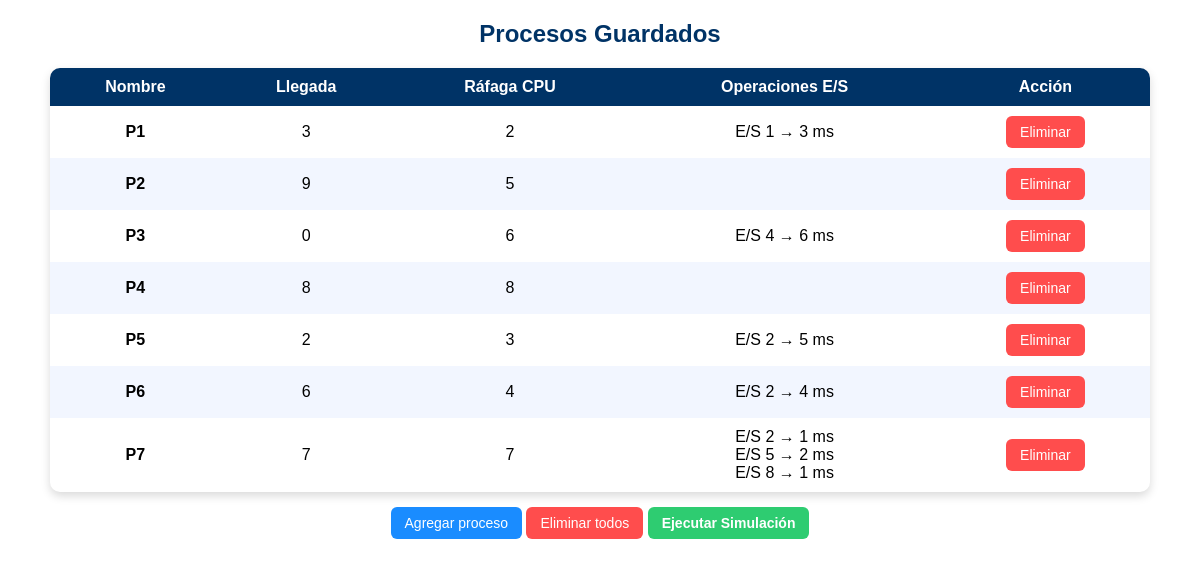
The page /lista/ on the database as committed earlier.
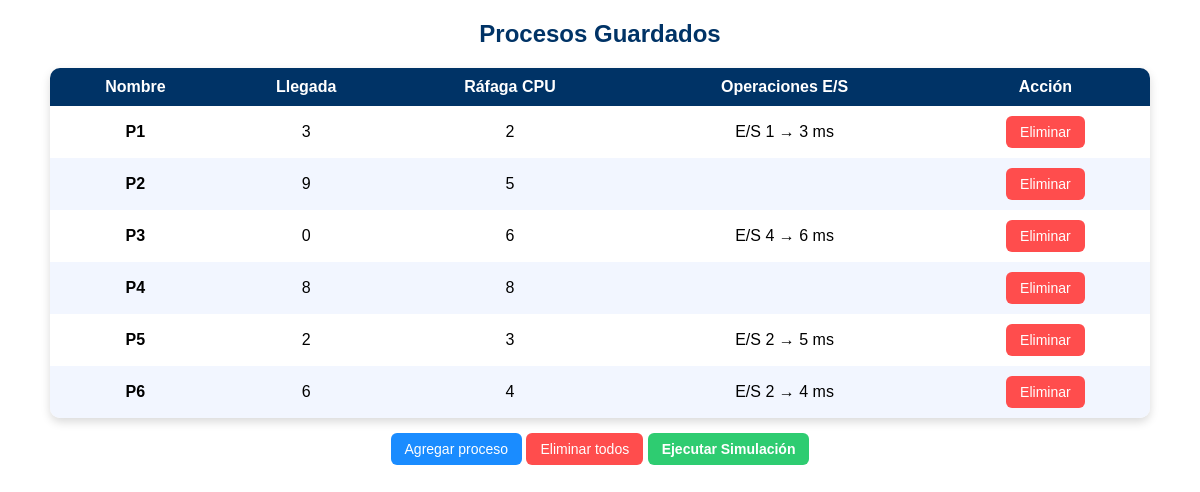
The same page on the database as committed later.
### simulador/models.py (models this page shows)
class Proceso(models.Model):
    nombre = models.CharField(max_length=10)
    tiempo_llegada = models.IntegerField()
    rafaga_cpu = models.IntegerField()
    es = models.JSONField(default=list, blank=True)

### simulador/views.py (the view)
# urls.py: path('lista/', views.lista_procesos, name='lista_procesos'),
def lista_procesos(request):
    procesos = Proceso.objects.all()
    return render(request, 'lista.html', {'procesos': procesos})

### templates/lista.html (shortened to what this page needs)
{% load static %}
<!DOCTYPE html>
<html>
<head>
    <link rel="stylesheet" href="{% static 'css/lista.css' %}">
</head>
<body>
<div class="container fade-in">
<h2>Procesos Guardados</h2>
<table>
<thead>
<tr>
    <th>Nombre</th>
    <th>Llegada</th>
    <th>Ráfaga CPU</th>
    <th>Operaciones E/S</th>
    <th>Acción</th>
</tr>
</thead>
<tbody>
{% for p in procesos %}
<tr>
    <td><b>{{ p.nombre }}</b></td>
    <td>{{ p.tiempo_llegada }}</td>
    <td>{{ p.rafaga_cpu }}</td>
    <td>
        {% if p.es and p.es|length > 0 %}
            {% for op in p.es %}
                {% if op|length == 2 %}
                    E/S {{ op.0 }} → {{ op.1 }} ms<br>
                {% endif %}
            {% endfor %}
        {% else %}
            <i></i>
        {% endif %}
    </td>
    <td>
        <a href="{% url 'eliminar_proceso' p.id %}"
           onclick="return confirmar('{{ p.nombre }}');">
           <button class="btn btn-delete">Eliminar</button>
        </a>
    </td>
</tr>
{% empty %}
<tr>
    <td colspan="5">No hay procesos registrados</td>
</tr>
{% endfor %}
</tbody>
</table>
<div class="actions">
<form action="{% url 'ingresar' %}" method="get" style="display:inline;">
    <button class="btn btn-add" type="submit">Agregar proceso</button>
</form>
<form method="post" action="{% url 'eliminar_todos_procesos' %}"
      style="display:inline;"
      onsubmit="return confirmarTodos();">
    <button class="btn btn-delete" type="submit">Eliminar todos</button>
</form>
<a href="{% url 'simular' %}">
    <button class="btn btn-run">Ejecutar Simulación</button>
</a>
</div>
</div>
</body>
</html>

### simulador/static/css/lista.css (style rules this page uses)
.container { max-width: 1100px; margin: auto; font-family: Arial, sans-serif; }
h2 { text-align:center; color:#003366; }
table { width:100%; border-collapse: collapse; box-shadow: 0 4px 10px rgba(0,0,0,0.15); border-radius:10px; overflow:hidden; }
thead { background:#003366; color:white; }
th, td { padding:10px; text-align:center; }
tr:nth-child(even) { background:#f2f6ff; }
.btn { padding:8px 14px; border:none; border-radius:6px; cursor:pointer; font-size:14px; }
.btn-add { background:#1a8cff; color:white; }
.btn-delete { background:#ff4d4d; color:white; }
.btn-run { background:#2ecc71; color:white; font-weight:bold; }
.actions { margin-top:15px; text-align:center; }
.fade-in { animation: fadeIn 0.6s ease; }

Rows that differ between the two databases and show on the page:
removed Proceso: nombre "P7", tiempo_llegada "7", rafaga_cpu "7", op "2" "5" "8", op "1" "2" "1"
